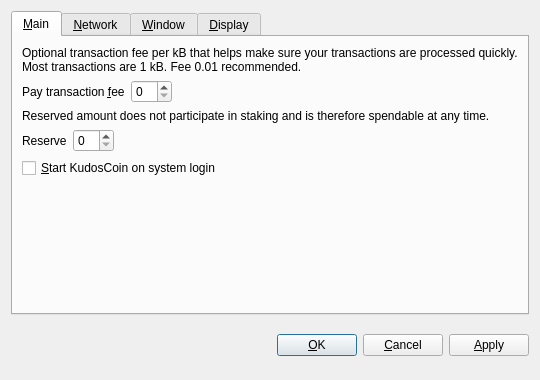
<?xml version="1.0" encoding="UTF-8"?>
<ui version="4.0">
 <class>OptionsDialog</class>
 <widget class="QDialog" name="OptionsDialog">
  <property name="geometry">
   <rect>
    <x>0</x>
    <y>0</y>
    <width>540</width>
    <height>380</height>
   </rect>
  </property>
  <property name="windowTitle">
   <string>Options</string>
  </property>
  <property name="modal">
   <bool>true</bool>
  </property>
  <layout class="QVBoxLayout" name="verticalLayout">
   <item>
    <widget class="QTabWidget" name="tabWidget">
     <property name="tabPosition">
      <enum>QTabWidget::North</enum>
     </property>
     <property name="currentIndex">
      <number>0</number>
     </property>
     <widget class="QWidget" name="tabMain">
      <attribute name="title">
       <string>&amp;Main</string>
      </attribute>
      <layout class="QVBoxLayout" name="verticalLayout_Main">
       <item>
        <widget class="QLabel" name="transactionFeeInfoLabel">
         <property name="text">
          <string>Optional transaction fee per kB that helps make sure your transactions are processed quickly. Most transactions are 1 kB. Fee 0.01 recommended.</string>
         </property>
         <property name="textFormat">
          <enum>Qt::PlainText</enum>
         </property>
         <property name="wordWrap">
          <bool>true</bool>
         </property>
        </widget>
       </item>
       <item>
        <layout class="QHBoxLayout" name="horizontalLayoutFee">
         <item>
          <widget class="QLabel" name="transactionFeeLabel">
           <property name="text">
            <string>Pay transaction &amp;fee</string>
           </property>
           <property name="textFormat">
            <enum>Qt::PlainText</enum>
           </property>
           <property name="buddy">
            <cstring>transactionFee</cstring>
           </property>
          </widget>
         </item>
         <item>
          <widget class="BitcoinAmountField" name="transactionFee"/>
         </item>
         <item>
          <spacer name="horizontalSpacerFee">
           <property name="orientation">
            <enum>Qt::Horizontal</enum>
           </property>
           <property name="sizeHint" stdset="0">
            <size>
             <width>40</width>
             <height>20</height>
            </size>
           </property>
          </spacer>
         </item>
        </layout>
       </item>
       <item>
        <widget class="QLabel" name="reserveBalanceInfoLabel">
         <property name="text">
          <string>Reserved amount does not participate in staking and is therefore spendable at any time.</string>
         </property>
         <property name="textFormat">
          <enum>Qt::PlainText</enum>
         </property>
         <property name="wordWrap">
          <bool>true</bool>
         </property>
        </widget>
       </item>
       <item>
        <layout class="QHBoxLayout" name="horizontalLayoutReserveBalance">
         <item>
          <widget class="QLabel" name="reserveBalanceLabel">
           <property name="text">
            <string>Reserve</string>
           </property>
           <property name="textFormat">
            <enum>Qt::PlainText</enum>
           </property>
           <property name="buddy">
            <cstring>reserveBalance</cstring>
           </property>
          </widget>
         </item>
         <item>
          <widget class="BitcoinAmountField" name="reserveBalance"/>
         </item>
         <item>
          <spacer name="horizontalSpacerReserveBalance">
           <property name="orientation">
            <enum>Qt::Horizontal</enum>
           </property>
           <property name="sizeHint" stdset="0">
            <size>
             <width>40</width>
             <height>20</height>
            </size>
           </property>
          </spacer>
         </item>
        </layout>
       </item>
       <item>
        <widget class="QCheckBox" name="bitcoinAtStartup">
         <property name="toolTip">
          <string>Automatically start KudosCoin after logging in to the system.</string>
         </property>
         <property name="text">
          <string>&amp;Start KudosCoin on system login</string>
         </property>
        </widget>
       </item>
       <item>
        <spacer name="verticalSpacer_Main">
         <property name="orientation">
          <enum>Qt::Vertical</enum>
         </property>
         <property name="sizeHint" stdset="0">
          <size>
           <width>20</width>
           <height>40</height>
          </size>
         </property>
        </spacer>
       </item>
      </layout>
     </widget>
     <widget class="QWidget" name="tabNetwork">
      <attribute name="title">
       <string>&amp;Network</string>
      </attribute>
      <layout class="QVBoxLayout" name="verticalLayout_Network">
       <item>
        <widget class="QCheckBox" name="mapPortUpnp">
         <property name="toolTip">
          <string>Automatically open the KudosCoin client port on the router. This only works when your router supports UPnP and it is enabled.</string>
         </property>
         <property name="text">
          <string>Map port using &amp;UPnP</string>
         </property>
        </widget>
       </item>
       <item>
        <widget class="QCheckBox" name="connectSocks">
         <property name="toolTip">
          <string>Connect to the KudosCoin network through a SOCKS proxy (e.g. when connecting through Tor).</string>
         </property>
         <property name="text">
          <string>&amp;Connect through SOCKS proxy:</string>
         </property>
        </widget>
       </item>
       <item>
        <layout class="QHBoxLayout" name="horizontalLayout_Network">
         <item>
          <widget class="QLabel" name="proxyIpLabel">
           <property name="text">
            <string>Proxy &amp;IP:</string>
           </property>
           <property name="textFormat">
            <enum>Qt::PlainText</enum>
           </property>
           <property name="buddy">
            <cstring>proxyIp</cstring>
           </property>
          </widget>
         </item>
         <item>
          <widget class="QValidatedLineEdit" name="proxyIp">
           <property name="maximumSize">
            <size>
             <width>140</width>
             <height>16777215</height>
            </size>
           </property>
           <property name="toolTip">
            <string>IP address of the proxy (e.g. 127.0.0.1)</string>
           </property>
          </widget>
         </item>
         <item>
          <widget class="QLabel" name="proxyPortLabel">
           <property name="text">
            <string>&amp;Port:</string>
           </property>
           <property name="textFormat">
            <enum>Qt::PlainText</enum>
           </property>
           <property name="buddy">
            <cstring>proxyPort</cstring>
           </property>
          </widget>
         </item>
         <item>
          <widget class="QLineEdit" name="proxyPort">
           <property name="maximumSize">
            <size>
             <width>55</width>
             <height>16777215</height>
            </size>
           </property>
           <property name="toolTip">
            <string>Port of the proxy (e.g. 9050)</string>
           </property>
          </widget>
         </item>
         <item>
          <widget class="QLabel" name="socksVersionLabel">
           <property name="text">
            <string>SOCKS &amp;Version:</string>
           </property>
           <property name="textFormat">
            <enum>Qt::PlainText</enum>
           </property>
           <property name="buddy">
            <cstring>socksVersion</cstring>
           </property>
          </widget>
         </item>
         <item>
          <widget class="QValueComboBox" name="socksVersion">
           <property name="toolTip">
            <string>SOCKS version of the proxy (e.g. 5)</string>
           </property>
          </widget>
         </item>
         <item>
          <spacer name="horizontalSpacer_Network">
           <property name="orientation">
            <enum>Qt::Horizontal</enum>
           </property>
           <property name="sizeHint" stdset="0">
            <size>
             <width>40</width>
             <height>20</height>
            </size>
           </property>
          </spacer>
         </item>
        </layout>
       </item>
       <item>
        <spacer name="verticalSpacer_Network">
         <property name="orientation">
          <enum>Qt::Vertical</enum>
         </property>
         <property name="sizeHint" stdset="0">
          <size>
           <width>20</width>
           <height>40</height>
          </size>
         </property>
        </spacer>
       </item>
      </layout>
     </widget>
     <widget class="QWidget" name="tabWindow">
      <attribute name="title">
       <string>&amp;Window</string>
      </attribute>
      <layout class="QVBoxLayout" name="verticalLayout_Window">
       <item>
        <widget class="QCheckBox" name="minimizeToTray">
         <property name="toolTip">
          <string>Show only a tray icon after minimizing the window.</string>
         </property>
         <property name="text">
          <string>&amp;Minimize to the tray instead of the taskbar</string>
         </property>
        </widget>
       </item>
       <item>
        <widget class="QCheckBox" name="minimizeOnClose">
         <property name="toolTip">
          <string>Minimize instead of exit the application when the window is closed. When this option is enabled, the application will be closed only after selecting Quit in the menu.</string>
         </property>
         <property name="text">
          <string>M&amp;inimize on close</string>
         </property>
        </widget>
       </item>
       <item>
        <spacer name="verticalSpacer_Window">
         <property name="orientation">
          <enum>Qt::Vertical</enum>
         </property>
         <property name="sizeHint" stdset="0">
          <size>
           <width>20</width>
           <height>40</height>
          </size>
         </property>
        </spacer>
       </item>
      </layout>
     </widget>
     <widget class="QWidget" name="tabDisplay">
      <attribute name="title">
       <string>&amp;Display</string>
      </attribute>
      <layout class="QVBoxLayout" name="verticalLayout_Display">
       <item>
        <layout class="QHBoxLayout" name="horizontalLayout_1_Display">
         <item>
          <widget class="QLabel" name="langLabel">
           <property name="text">
            <string>User Interface &amp;language:</string>
           </property>
           <property name="textFormat">
            <enum>Qt::PlainText</enum>
           </property>
           <property name="buddy">
            <cstring>lang</cstring>
           </property>
          </widget>
         </item>
         <item>
          <widget class="QValueComboBox" name="lang">
           <property name="toolTip">
            <string>The user interface language can be set here. This setting will take effect after restarting KudosCoin.</string>
           </property>
          </widget>
         </item>
        </layout>
       </item>
       <item>
        <layout class="QHBoxLayout" name="horizontalLayout_2_Display">
         <item>
          <widget class="QLabel" name="unitLabel">
           <property name="text">
            <string>&amp;Unit to show amounts in:</string>
           </property>
           <property name="textFormat">
            <enum>Qt::PlainText</enum>
           </property>
           <property name="buddy">
            <cstring>unit</cstring>
           </property>
          </widget>
         </item>
         <item>
          <widget class="QValueComboBox" name="unit">
           <property name="toolTip">
            <string>Choose the default subdivision unit to show in the interface and when sending coins.</string>
           </property>
          </widget>
         </item>
        </layout>
       </item>
       <item>
        <widget class="QCheckBox" name="displayAddresses">
         <property name="toolTip">
          <string>Whether to show KudosCoin addresses in the transaction list or not.</string>
         </property>
         <property name="text">
          <string>&amp;Display addresses in transaction list</string>
         </property>
        </widget>
       </item>
       <item>
        <widget class="QCheckBox" name="coinControlFeatures">
         <property name="toolTip">
          <string>Whether to show coin control features or not.</string>
         </property>
         <property name="text">
          <string>Display coin &amp;control features (experts only!)</string>
         </property>
        </widget>
       </item>
       <item>
        <spacer name="verticalSpacer_Display">
         <property name="orientation">
          <enum>Qt::Vertical</enum>
         </property>
         <property name="sizeHint" stdset="0">
          <size>
           <width>20</width>
           <height>40</height>
          </size>
         </property>
        </spacer>
       </item>
      </layout>
     </widget>
    </widget>
   </item>
   <item>
    <layout class="QHBoxLayout" name="horizontalLayout_Buttons">
     <item>
      <spacer name="horizontalSpacer_1">
       <property name="orientation">
        <enum>Qt::Horizontal</enum>
       </property>
       <property name="sizeHint" stdset="0">
        <size>
         <width>40</width>
         <height>48</height>
        </size>
       </property>
      </spacer>
     </item>
     <item>
      <widget class="QLabel" name="statusLabel">
       <property name="font">
        <font>
         <weight>75</weight>
         <bold>true</bold>
        </font>
       </property>
       <property name="text">
        <string/>
       </property>
       <property name="textFormat">
        <enum>Qt::PlainText</enum>
       </property>
       <property name="wordWrap">
        <bool>true</bool>
       </property>
      </widget>
     </item>
     <item>
      <spacer name="horizontalSpacer_2">
       <property name="orientation">
        <enum>Qt::Horizontal</enum>
       </property>
       <property name="sizeHint" stdset="0">
        <size>
         <width>40</width>
         <height>48</height>
        </size>
       </property>
      </spacer>
     </item>
     <item>
      <widget class="QPushButton" name="okButton">
       <property name="text">
        <string>&amp;OK</string>
       </property>
      </widget>
     </item>
     <item>
      <widget class="QPushButton" name="cancelButton">
       <property name="text">
        <string>&amp;Cancel</string>
       </property>
       <property name="autoDefault">
        <bool>false</bool>
       </property>
      </widget>
     </item>
     <item>
      <widget class="QPushButton" name="applyButton">
       <property name="text">
        <string>&amp;Apply</string>
       </property>
       <property name="autoDefault">
        <bool>false</bool>
       </property>
      </widget>
     </item>
    </layout>
   </item>
  </layout>
 </widget>
 <customwidgets>
  <customwidget>
   <class>BitcoinAmountField</class>
   <extends>QSpinBox</extends>
   <header>bitcoinamountfield.h</header>
  </customwidget>
  <customwidget>
   <class>QValueComboBox</class>
   <extends>QComboBox</extends>
   <header>qvaluecombobox.h</header>
  </customwidget>
  <customwidget>
   <class>QValidatedLineEdit</class>
   <extends>QLineEdit</extends>
   <header>qvalidatedlineedit.h</header>
  </customwidget>
 </customwidgets>
 <resources/>
 <connections/>
</ui>
